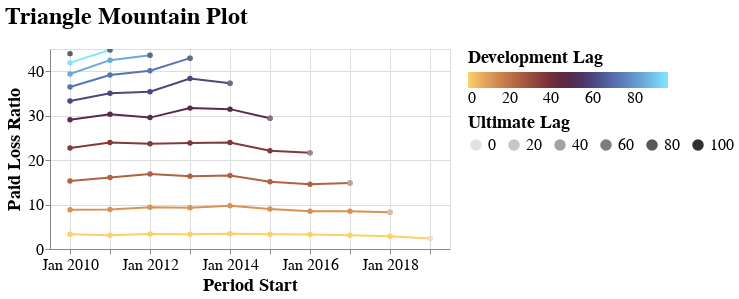

Notebook code cell kept with this figure:
### Markdown cell above
### Mountain Plot

The **mountain plot** shows **loss development over time**.  
- Each line represents an **iso-development lag**.  
- **X-axis** → Accident or policy period.  
- All periods start at **dev lag 0**, but only the earliest periods reach the longest lags.  
- Loss ratios typically **increase with development lag** and **converge toward an ultimate loss ratio**.  
- **Peaks** indicate periods with **higher loss ratios**; **valleys** show lower ones.  
- Ideally, development patterns remain **consistent over time**, resulting in **parallel lines**.

### Code cell
triangle.plot_mountain()
